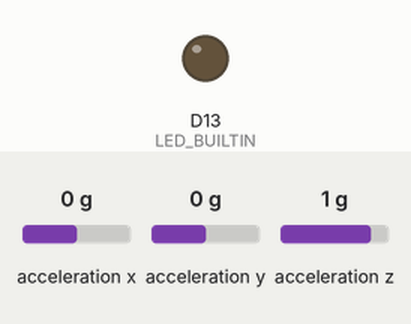
A sketch run on a simulated Arduino Nano 33 BLE. Shown: output pins drawn as LEDs (lit = HIGH). Inputs (shaded band) come from the test bench; at power-on: acceleration x 0 g, acceleration y 0 g, acceleration z 1 g. Nothing arrives over Bluetooth unless stated; a phone connects over Bluetooth LE 3 s after start.

Above: at 0.1 s.
At 3.1 s:
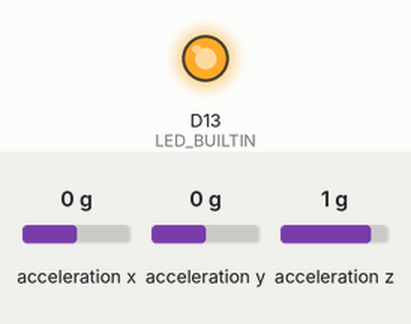
Timing chart, 0 to 4.6 s (numbered marks = the images above):
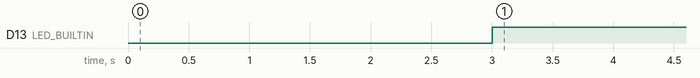

The sketch:

motion33.ino
```cpp
#include <ArduinoBLE.h>
#include <Arduino_LSM9DS1.h>  // Include the IMU library

#define BUFFER_SIZE 20

BLEService repService("00000000-5EC4-4083-81CD-A10B8D5CF6EC");  // Service for rep counting
BLECharacteristic repCharacteristic("00000001-5EC4-4083-81CD-A10B8D5CF6EC", BLERead | BLENotify, BUFFER_SIZE, false);

float x, y, z;
int bicepRepCount = 0;
bool inBicepRep = false;
const float bicepRepThreshold = 0.4;
int shoulderRepCount = 0;
bool inShoulderRep = false;
const float shoulderUpThreshold = -0.5;  // Threshold when moving up
const float shoulderDownThreshold = -1.1;  // Threshold when moving down
int leftLateralRepCount = 0;
bool inLeftLateralRep = false;
const float lateralUpThreshold = 0.5;  // Threshold when moving arms up to the side
const float lateralDownThreshold = 0.1;

enum ExerciseType { NONE, BICEP, SHOULDER, LATERAL };
ExerciseType currentExercise = NONE;
unsigned long lastActivityTime = 0;
const unsigned long inactivityThreshold = 2000; // 2 seconds

void setup() {
  // Serial.begin(9600);
  // while (!Serial);

  if (!IMU.begin()) {
    // Serial.println("Failed to initialize IMU!");
    while (1);
  }

  pinMode(LED_BUILTIN, OUTPUT);

  if (!BLE.begin()) {
    // Serial.println("starting BLE failed!");
    while (1);
  }

  BLE.setLocalName("BLE-TEMP");
  BLE.setDeviceName("BLE-TEMP");

  repService.addCharacteristic(repCharacteristic);
  BLE.addService(repService);

  BLE.advertise();

  // Serial.println("Bluetooth device active, waiting for connections...");
}

void loop() {
  BLEDevice central = BLE.central();

  if (central) {  // Check if a central device is connected
    // Serial.print("Connected to central: ");
    // Serial.println(central.address());
    digitalWrite(LED_BUILTIN, HIGH);

    while (central.connected()) {
      countReps();
      delay(200);  // Update every 200 milliseconds

      // Check for inactivity
      if (millis() - lastActivityTime > inactivityThreshold) {
        currentExercise = NONE;
      }
    }

    digitalWrite(LED_BUILTIN, LOW);
    // Serial.print("Disconnected from central: ");
    bicepRepCount = 0;
    shoulderRepCount = 0;
    leftLateralRepCount = 0;
    currentExercise = NONE;
    // Serial.println(central.address());
  }
}

void countReps() {
  if (IMU.accelerationAvailable()) {
    IMU.readAcceleration(x, y, z);
    float magnitude = sqrt(x * x + y * y);  // Use magnitude for rep detection

    if (currentExercise == NONE || currentExercise == BICEP) {
      // Bicep curl detection
      if (magnitude > bicepRepThreshold && !inBicepRep) {
        inBicepRep = true;
        currentExercise = BICEP;
        lastActivityTime = millis();
      }
      if (magnitude < bicepRepThreshold && inBicepRep) {
        inBicepRep = false;
        bicepRepCount++;
        char buffer[BUFFER_SIZE];
        snprintf(buffer, sizeof(buffer), "Bicep %d", bicepRepCount);
        repCharacteristic.writeValue(buffer);  // Send rep count over Bluetooth
        // Serial.print("Bicep Rep Count: ");
        // Serial.println(bicepRepCount);
        lastActivityTime = millis();
      }
    }

    if (currentExercise == NONE || currentExercise == SHOULDER) {
      // Shoulder press detection
      if (y < shoulderDownThreshold && !inShoulderRep) {
        inShoulderRep = true;
        currentExercise = SHOULDER;
        lastActivityTime = millis();
        // Serial.println("Shoulder press started");
      }
      if (y > shoulderUpThreshold && inShoulderRep) {
        inShoulderRep = false;
        shoulderRepCount++;
        char buffer[BUFFER_SIZE];
        snprintf(buffer, sizeof(buffer), "Shoulder %d", shoulderRepCount);
        repCharacteristic.writeValue(buffer);  // Send rep count over Bluetooth
        // Serial.print("Shoulder Rep Count: ");
        // Serial.println(shoulderRepCount);
        lastActivityTime = millis();
      }
    }
  }
}
```

Measured:
- by itself, D13 (LED_BUILTIN): LOW → HIGH at 3.0 s
